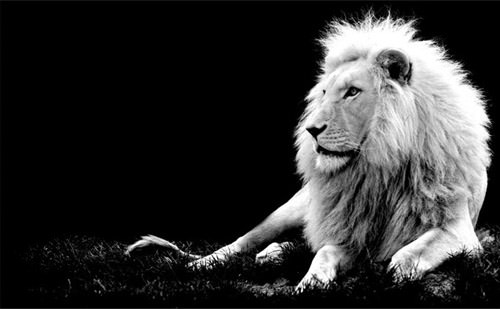
%> input picture computer_vision/introduction/image_as_a_function/images/bw_lion.jpg, 500 x 309 px
$ octave image_operation.m   (GNU Octave 9; MATLAB toolbox functions it lacks are replaced by stand-ins)
%> lines starting %> are read from the running program, lines starting %| are printed output that depends on the picture
clear all; clc; close all;
# Add two images
lion = imread('images/bw_lion.jpg');
%> lion is the input picture: size 309x500x3 uint8; min 0, max 255, mean 48.4
eye  = imread('images/bw_eye.jpg');
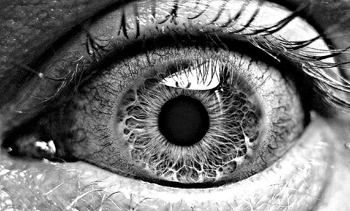
%> input picture computer_vision/introduction/image_as_a_function/images/bw_eye.jpg, 350 x 211 px
%> eye is the input picture: size 211x350x3 uint8; min 0, max 255, mean 115

figure (1);
imshow(lion);
disp("Lion image size:");
disp(size(lion));
%|    309   500     3

figure (2);
imshow(eye);
disp("Eye image size:");
disp(size(eye));
%|    211   350     3

figure (3);
c_lion = lion(1:211, 1:350);
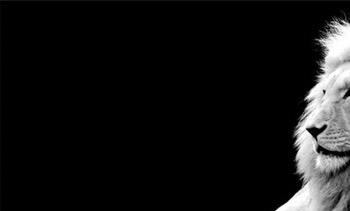
%> c_lion: size 211x350 uint8; min 0, max 255, mean 19.1
imshow(c_lion);
disp("c_lion images size");
disp(size(c_lion));
%|    211   350
#{
figure (4);
summed = eye+c_lion;
imshow(summed);

figure(5);
average = eye / 2 + c_lion / 2;
imshow(average);

#----------------------------------
# Multiply by a scalar
result = 1.5*lion;
imshow(result);

# Multiply by a scalar: Function
function result = scale(img, value)
    result = value .* img;
endfunction

figure (6);
imshow(scale(lion, 1.5));

#}

#-------------------------------
# Blend two images:
result = 0.60*c_lion + 0.40*eye; #make sure ration summs to 1
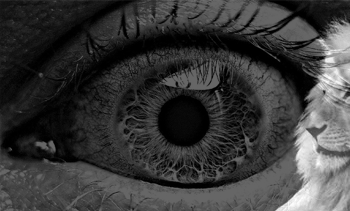
%> result: size 211x350x3 uint8; min 0, max 255, mean 57.4
imshow(result);
#imwrite(result,'lion_eye.jpg');

# Using a function
function output = blend(a, b, alpha)
%> called with alpha = 0.75
    output = a.*alpha + b.*(1-alpha);
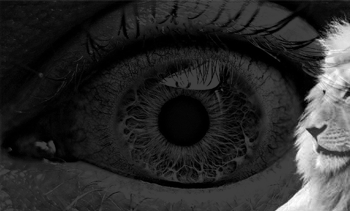
%> output: size 211x350x3 uint8; min 0, max 255, mean 43.2
endfunction
result = blend(c_lion, eye, 0.75);
imshow(result);

#image difference
#absolute difference
figure (4);
abs_diff = abs(eye-c_lion);
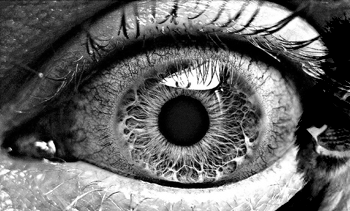
%> abs_diff: size 211x350x3 uint8; min 0, max 255, mean 101.5
imshow(abs_diff); #result is incorrect because uint cannot store negative values [0,255]

# Using Image Packages
figure (5);
pkg load image;
%> (the run ends here)
